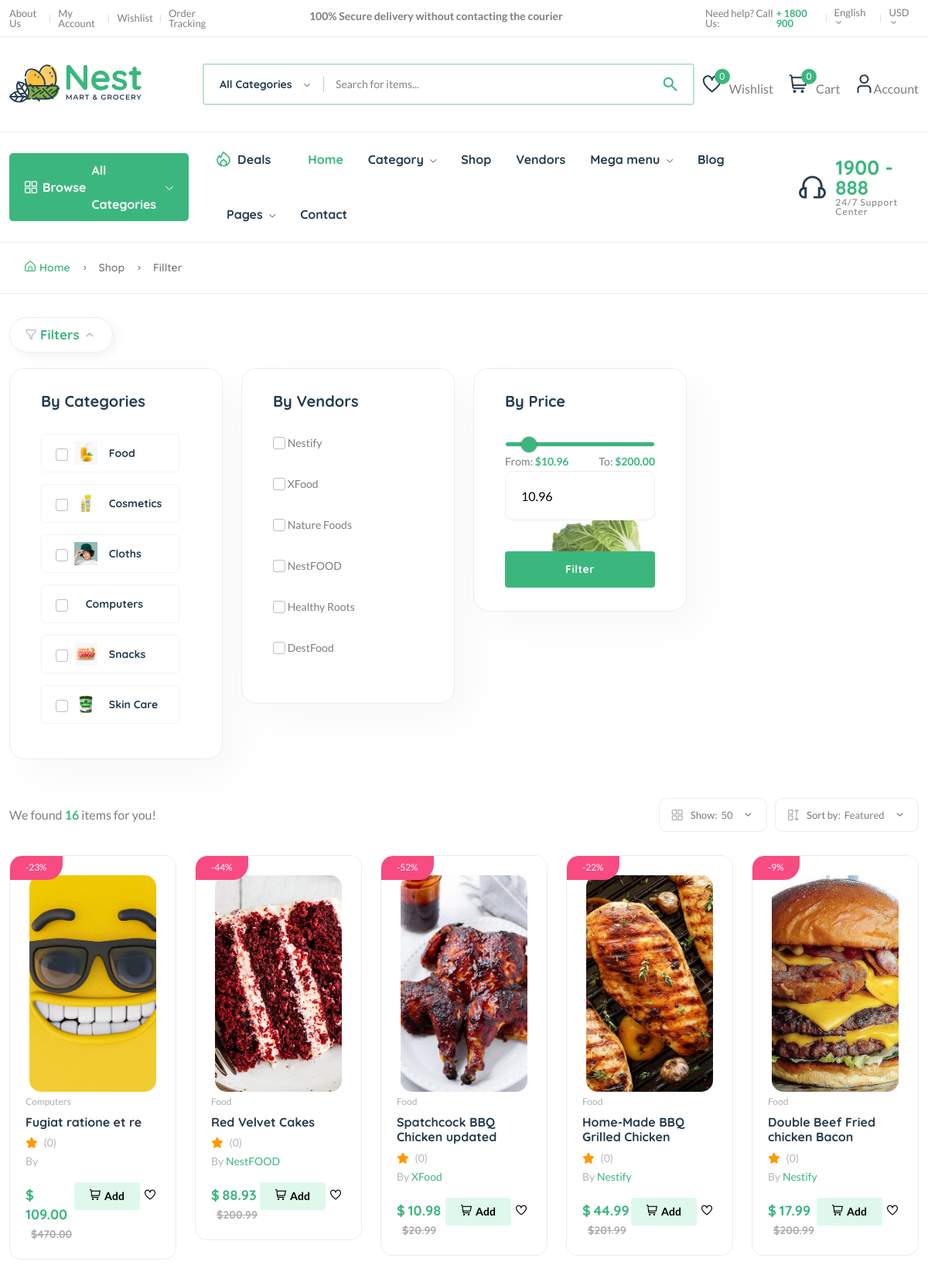
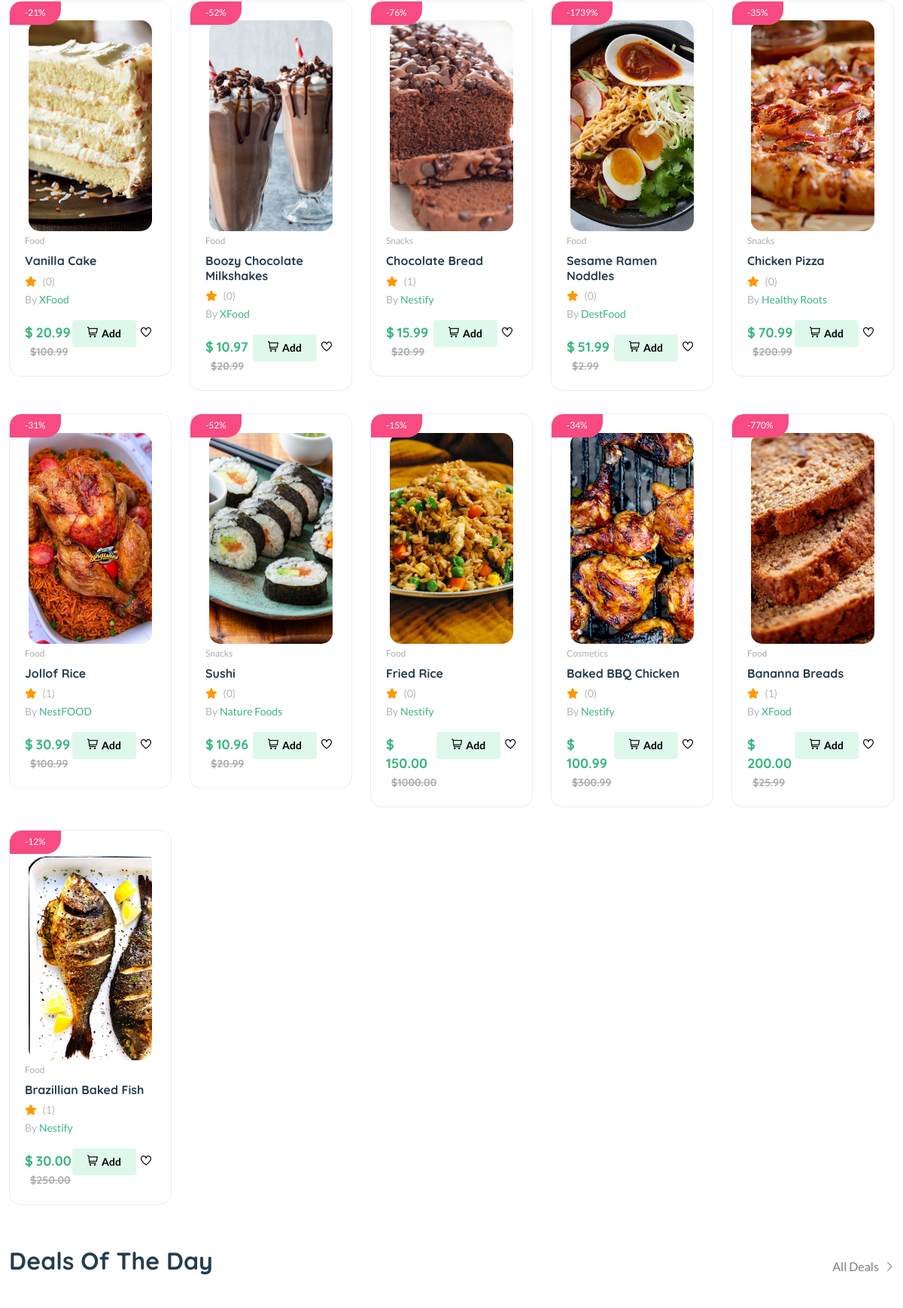
Screenshot of /products/ (upper part) with the database file from the repository (2 pictures, top to bottom).
### core/models.py (models this page shows, shortened)
class Category(models.Model):
    cid = ShortUUIDField(unique=True, length=10, max_length=20,
                         prefix="cat", alphabet="abcdefgh12345")
    title = models.CharField(max_length=100, default="Food")
    image = models.ImageField(upload_to="category", default="category.jpg")
    class Meta:
        verbose_name_plural = "Categories"

class Vendor(models.Model):
    vid = ShortUUIDField(unique=True, length=10, max_length=20,
                         prefix="ven", alphabet="abcdefgh12345")
    title = models.CharField(max_length=100, default="Nestify")
    image = models.ImageField(
        upload_to=user_directory_path, default="vendor.jpg")
    cover_image = models.ImageField(
        upload_to=user_directory_path, default="vendor.jpg")
    description = CKEditor5Field(config_name='extends', null=True, blank=True)
    address = models.CharField(max_length=100, default="123 Main Street.")
    contact = models.CharField(max_length=100, default="+123 (456) 789")
    chat_resp_time = models.CharField(max_length=100, default="100")
    shipping_on_time = models.CharField(max_length=100, default="100")
    authentic_rating = models.CharField(max_length=100, default="100")
    days_return = models.CharField(max_length=100, default="100")
    warranty_period = models.CharField(max_length=100, default="100")
    user = models.ForeignKey(User, on_delete=models.SET_NULL, null=True)
    date = models.DateTimeField(auto_now_add=True, null=True, blank=True)
    class Meta:
        verbose_name_plural = "Vendors"

class Product(models.Model):
    pid = ShortUUIDField(unique=True, length=10,
                         max_length=20, alphabet="abcdefgh12345")
    user = models.ForeignKey(User, on_delete=models.SET_NULL, null=True)
    category = models.ForeignKey(
        Category, on_delete=models.SET_NULL, null=True, related_name="category")
    vendor = models.ForeignKey(
        Vendor, on_delete=models.SET_NULL, null=True, related_name="product")
    title = models.CharField(max_length=100, default="Fresh Pear")
    image = models.ImageField(
        upload_to=user_directory_path, default="product.jpg")
    description = CKEditor5Field(config_name='extends', null=True, blank=True)
    price = models.DecimalField(
        max_digits=99999999999999, decimal_places=2, default="1.99")
    old_price = models.DecimalField(
        max_digits=99999999999999, decimal_places=2, default="2.99")
    specifications = CKEditor5Field(config_name='extends', null=True, blank=True)
    type = models.CharField(
        max_length=100, default="Organic", null=True, blank=True)
    stock_count = models.CharField(
        max_length=100, default="10", null=True, blank=True)
    life = models.CharField(
        max_length=100, default="100 Days", null=True, blank=True)
    mfd = models.DateTimeField(auto_now_add=False, null=True, blank=True)
    tags = TaggableManager(blank=True)
    product_status = models.CharField(
        choices=STATUS, max_length=10, default="in_review")
    status = models.BooleanField(default=True)
    in_stock = models.BooleanField(default=True)
    featured = models.BooleanField(default=False)
    digital = models.BooleanField(default=False)
    sku = ShortUUIDField(unique=True, length=4, max_length=10,
                         prefix="sku", alphabet="1234567890")
    date = models.DateTimeField(auto_now_add=True)
    updated = models.DateTimeField(null=True, blank=True)
    class Meta:
        verbose_name_plural = "Products"
    def get_precentage(self):
        new_price = (self.price / self.old_price) * 100
        return new_price

### core/views.py (the view)
# urls.py: path("products/", product_list_view, name="product-list"),
def product_list_view(request):
    products = Product.objects.filter(product_status="published").order_by("-id")
    tags = Tag.objects.all().order_by("-id")[:6]
    context = {
        "products":products,
        "tags":tags,
    }
    return render(request, 'core/product-list.html', context)

### core/context_processor.py (called while the page is built)
def default(request):
    categories = Category.objects.all()
    vendors = Vendor.objects.all()
    min_max_price = Product.objects.aggregate(Min("price"), Max("price"))
    if request.user.is_authenticated:
        try:
            wishlist = wishlist_model.objects.filter(user=request.user)
        except:
            messages.warning(request, "You need to login before accessing your wishlist.")
            wishlist = 0
    else:
        wishlist = 0
    try:
        address = Address.objects.get(user=request.user)
    except:
        address = None
    return {
        'categories':categories,
        'wishlist':wishlist,
        'address':address,
        'vendors':vendors,
        'min_max_price':min_max_price,
    }

### templates/core/product-list.html (shortened to what this page needs)
{% extends 'partials/base.html' %}
{% load static %}
{% block content %}
    <head>
    </head>
    <main class="main">
        <div class="page-header breadcrumb-wrap">
            <div class="container">
                <div class="breadcrumb">
                    <a href="index.html" rel="nofollow"><i class="fi-rs-home mr-5"></i>Home</a>
                    <span></span> Shop <span></span> Fillter
                </div>
            </div>
        </div>
        <div class="container mb-30 mt-30">
            <div class="row">
                <div class="col-lg-12">
                    <a class="shop-filter-toogle" href="#">
                        <span class="fi-rs-filter mr-5"></span>
                        Filters
                        <i class="fi-rs-angle-small-up angle-up"></i>
                    </a>
                    <div class="shop-product-fillter-header">
                        <div class="row">
                            <div class="col-xl-3 col-lg-6 col-md-6 mb-lg-0 mb-md-2 mb-sm-2">
                                <div class="card">
                                    <h5 class="mb-30">By Categories</h5>
                                    <div class="categories-dropdown-wrap font-heading">
                                        <ul>
                                            {% for c in categories %}
                                            <li>
                                                <input data-filter="category" class="form-check-input filter-checkbox" type="checkbox" name="checkbox" id="exampleCheckbox2" value="{{ c.id }}" />
                                                <a href="{% url 'core:category-product-list' c.cid %}"> <img src="{{c.image.url}}" alt="" />{{ c.title }}</a>
                                            </li>
                                            {% endfor %}
                                        </ul>
                                    </div>
                                </div>
                            </div>
                            <div class="col-xl-3 col-lg-6 col-md-6 mb-lg-0 mb-md-2 mb-sm-2">
                                <div class="card">
                                    <h5 class="mb-30">By Vendors</h5>
                                    <div class="d-flex">
                                        <div class="customeee-checkbox mr-80">
                                            {% for v in vendors %}
                                            <input class="form-check-input filter-checkbox" data-filter="vendor" type="checkbox" name="checkbox" id="exampleCheckbox1" value="{{ v.id }}" />
                                            <label class="form-check-label" for="exampleCheckbox1"><span>{{v.title}}</span></label>
                                            <br /><br />
                                            {% endfor %}
                                        </div>
                                    </div>
                                </div>
                            </div>
                            <div class="col-xl-3 col-lg-6 col-md-6 mb-lg-0 mb-md-5 mb-sm-5">
                                <div class="card">
                                    <h5 class="mb-10">By Price</h5>
                                    <div class="sidebar-widget price_range range">
                                        <div class="price-filter mb-20">
                                            <div class="price-filter-inner">
                                                <input type="range" name="ranDge" value="{{ min_max_price.price__min|floatformat:2 }}" class="slider-range" id="range" min="{{ min_max_price.price__min }}" max="{{ min_max_price.price__max }}" oninput="max_price.value=this.value">
                                                <div class="d-flex justify-content-between">
                                                    <div class="caption">From: <strong id="slider-range-value1" class="text-brand">${{ min_max_price.price__min|floatformat:2 }}</strong></div>
                                                    <div class="caption">To: <strong id="slider-range-value2" class="text-brand">${{ min_max_price.price__max|floatformat:2 }}</strong></div>
                                                </div>
                                                <input type="number"  name="" value="{{ min_max_price.price__min|floatformat:2 }}" id="max_price" min="{{ min_max_price.price__min }}" max="{{ min_max_price.price__max }}" placeholder="Current Price" onkeyup="range.value=this.value">
                                            </div>
                                        </div>
                                        <div class="custome-checkbox">
                                            <button class="btn mt-20 w-100" type="button" id="price-filter-btn">Filter</button>
                                        </div>
                                    </div>
                                </div>
                            </div>
                        </div>
                    </div>
                </div>
                <div class="col-12">
                    <div class="shop-product-fillter">
                        <div class="totall-product">
                            <p>We found <strong class="text-brand">{{products.count}}</strong> items for you!</p>
                        </div>
                        <div class="sort-by-product-area">
                            <div class="sort-by-cover mr-10">
                                <div class="sort-by-product-wrap">
                                    <div class="sort-by">
                                        <span><i class="fi-rs-apps"></i>Show:</span>
                                    </div>
                                    <div class="sort-by-dropdown-wrap">
                                        <span> 50 <i class="fi-rs-angle-small-down"></i></span>
                                    </div>
                                </div>
                            </div>
                            <div class="sort-by-cover">
                                <div class="sort-by-product-wrap">
                                    <div class="sort-by">
                                        <span><i class="fi-rs-apps-sort"></i>Sort by:</span>
                                    </div>
                                    <div class="sort-by-dropdown-wrap">
                                        <span> Featured <i class="fi-rs-angle-small-down"></i></span>
                                    </div>
                                </div>
                            </div>
                        </div>
                    </div>
                    <div class="row product-grid" id="filtered-product">
                        {% for p in products %}
                        <div class="col-lg-1-5 col-md-4 col-12 col-sm-6">
                            <div class="product-cart-wrap mb-30">
                                <div class="product-img-action-wrap">
                                    <div class="product-img product-img-zoom">
                                        <a href="{% url 'core:product-detail' p.pid %}">
                                            <img class="default-img" src="{{ p.image.url }}" alt="" style="height: 280px; width: 280px; object-fit: cover;"   />
                                        </a>
                                    </div>
                                    <div class="product-badges product-badges-position product-badges-mrg">
                                        <span class="hot">-{{p.get_precentage|floatformat:0}}%</span>
                                    </div>
                                </div>
                                <div class="product-content-wrap">
                                    <div class="product-category">
                                        <a href="{% url 'core:product-detail' p.pid %}">{{ p.category.title }}</a>
                                    </div>
                                    <h2><a href="shop-product-right.html">{{ p.title }}</a></h2>
                                    <div class="product-rate-cover">
                                        <i class="fas fa-star text-warning"></i>
                                        <span class="font-small ml-5 text-muted"> ({{ p.reviews.all.count }})</span>
                                    </div>
                                    <div>
                                        <span class="font-small text-muted">By <a href="#">{{p.vendor.title}}</a></span>
                                    </div>
                                    <div class="product-card-bottom">
                                        <div class="product-price">
                                            <span>$</span> <span class="current-product-price-{{ p.id }}">{{p.price}}</span>
                                            <span class="old-price">${{p.old_price}}</span>
                                        </div>
                                        <div class="add-cart">
                                            <div class="d-flex">
                                                <button class="add add-to-cart-btn" data-index="{{ p.id }}" style="border: none;" id="add-to-cart-btn"><i class="fi-rs-shopping-cart mr-5"></i>Add</button>
                                                <button style="border: none; background: none;" class="add-to-wishlist" data-product-item="{{p.id}}"><i class="fi-rs-heart" style="fill: aqua;"></i></button>
                                            </div>
                                        </div>
                                    </div>
                                </div>
                            </div>
                        </div>
                        {% endfor %}
                    </div>
                    <section class="section-padding pb-5">
                        <div class="section-title">
                            <h3 class="">Deals Of The Day</h3>
                            <a class="show-all" href="shop-grid-right.html">
                                All Deals
                                <i class="fi-rs-angle-right"></i>
                            </a>
                        </div>
                    </section>
                </div>
            </div>
        </div>
    </main>
{% endblock content %}

### templates/core/product-list.html (style rules this page uses)
input[type="range"] { -webkit-appearance: none; margin-right: 15px; height: 7px; background: rgba(255, 255, 255, 0.6); border-radius: 5px; background-image: linear-gradient(#3bb77e, #3bb77e); background-size: 100% 100%; background-repeat: no-repeat; }

### rows the page displays
Category: image (picture), title "Food"
Category: image (picture), title "Cosmetics"
Category: image (picture), title "Cloths"
Category: title "Computers"
Category: image (picture), title "Snacks"
Category: image (picture), title "Skin Care"
Vendor: title "Nestify"
Vendor: title "XFood"
Vendor: title "Nature Foods"
Vendor: title "NestFOOD"
Vendor: title "Healthy Roots"
Vendor: title "DestFood"
Product: image (picture), get_precentage "23", category "Computers", title "Fugiat ratione et re", reviews.all.count "0", price "109.00", old_price "470.00"
Product: image (picture), get_precentage "44", category "Food", title "Red Velvet Cakes", reviews.all.count "0", vendor "NestFOOD", price "88.93", old_price "200.99"
Product: image (picture), get_precentage "52", category "Food", title "Spatchcock BBQ Chicken updated", reviews.all.count "0", vendor "XFood", price "10.98", old_price "20.99"
Product: image (picture), get_precentage "22", category "Food", title "Home-Made BBQ Grilled Chicken", reviews.all.count "0", vendor "Nestify", price "44.99", old_price "201.99"
Product: image (picture), get_precentage "9", category "Food", title "Double Beef Fried chicken Bacon", reviews.all.count "0", vendor "Nestify", price "17.99", old_price "200.99"
Product: image (picture), get_precentage "21", category "Food", title "Vanilla Cake", reviews.all.count "0", vendor "XFood", price "20.99", old_price "100.99"
Product: image (picture), get_precentage "52", category "Food", title "Boozy Chocolate Milkshakes", reviews.all.count "0", vendor "XFood", price "10.97", old_price "20.99"
Product: image (picture), get_precentage "76", category "Snacks", title "Chocolate Bread", reviews.all.count "1", vendor "Nestify", price "15.99", old_price "20.99"
Product: image (picture), get_precentage "1739", category "Food", title "Sesame Ramen Noddles", reviews.all.count "0", vendor "DestFood", price "51.99", old_price "2.99"
Product: image (picture), get_precentage "35", category "Snacks", title "Chicken Pizza", reviews.all.count "0", vendor "Healthy Roots", price "70.99", old_price "200.99"
Product: image (picture), get_precentage "31", category "Food", title "Jollof Rice", reviews.all.count "1", vendor "NestFOOD", price "30.99", old_price "100.99"
Product: image (picture), get_precentage "52", category "Snacks", title "Sushi", reviews.all.count "0", vendor "Nature Foods", price "10.96", old_price "20.99"
Product: image (picture), get_precentage "15", category "Food", title "Fried Rice", reviews.all.count "0", vendor "Nestify", price "150.00", old_price "1000.00"
Product: image (picture), get_precentage "34", category "Cosmetics", title "Baked BBQ Chicken", reviews.all.count "0", vendor "Nestify", price "100.99", old_price "300.99"
Product: image (picture), get_precentage "770", category "Food", title "Bananna Breads", reviews.all.count "1", vendor "XFood", price "200.00", old_price "25.99"
Product: image (picture), get_precentage "12", category "Food", title "Brazillian Baked Fish", reviews.all.count "1", vendor "Nestify", price "30.00", old_price "250.00"

### other values shown
{{ request.session.cart_data_obj|length }} "0"
{{ min_max_price.price__min|floatformat:2 }} "10.96"
{{ min_max_price.price__max|floatformat:2 }} "200.00"
{{ products.count }} "16"
